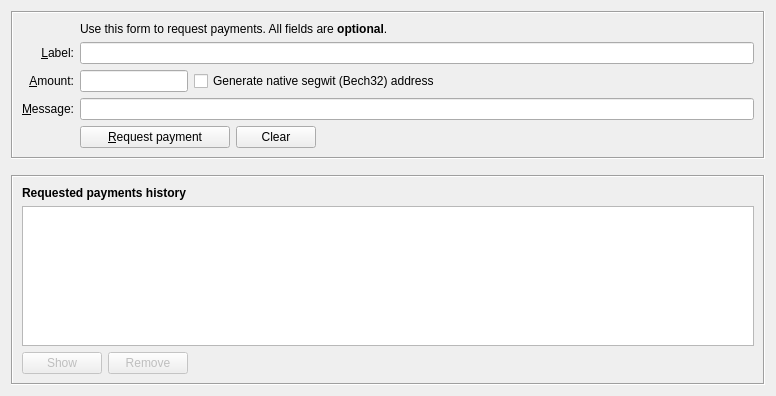
<?xml version="1.0" encoding="UTF-8"?>
<ui version="4.0">
 <class>ReceiveCoinsDialog</class>
 <widget class="QWidget" name="ReceiveCoinsDialog">
  <property name="geometry">
   <rect>
    <x>0</x>
    <y>0</y>
    <width>776</width>
    <height>396</height>
   </rect>
  </property>
  <layout class="QVBoxLayout" name="verticalLayout" stretch="0,0,1">
   <item>
    <widget class="QFrame" name="frame2">
     <property name="sizePolicy">
      <sizepolicy hsizetype="Preferred" vsizetype="Expanding">
       <horstretch>0</horstretch>
       <verstretch>0</verstretch>
      </sizepolicy>
     </property>
     <property name="frameShape">
      <enum>QFrame::Box</enum>
     </property>
     <property name="frameShadow">
      <enum>QFrame::Sunken</enum>
     </property>
     <layout class="QVBoxLayout" name="verticalLayout_3">
      <item>
       <layout class="QGridLayout" name="gridLayout">
        <item row="5" column="0">
         <widget class="QLabel" name="label">
          <property name="toolTip">
           <string>An optional amount to request. Leave this empty or zero to not request a specific amount.</string>
          </property>
          <property name="text">
           <string>&amp;Amount:</string>
          </property>
          <property name="alignment">
           <set>Qt::AlignRight|Qt::AlignTrailing|Qt::AlignVCenter</set>
          </property>
          <property name="buddy">
           <cstring>reqAmount</cstring>
          </property>
         </widget>
        </item>
        <item row="6" column="0">
         <widget class="QLabel" name="label_3">
          <property name="toolTip">
           <string>An optional message to attach to the payment request, which will be displayed when the request is opened. Note: The message will not be sent with the payment over the Bitcoin network.</string>
          </property>
          <property name="text">
           <string>&amp;Message:</string>
          </property>
          <property name="alignment">
           <set>Qt::AlignRight|Qt::AlignTrailing|Qt::AlignVCenter</set>
          </property>
          <property name="buddy">
           <cstring>reqMessage</cstring>
          </property>
         </widget>
        </item>
        <item row="4" column="2">
         <widget class="QLineEdit" name="reqLabel">
          <property name="toolTip">
           <string>An optional label to associate with the new receiving address.</string>
          </property>
         </widget>
        </item>
        <item row="2" column="2">
         <widget class="QLabel" name="label_5">
          <property name="text">
           <string>Use this form to request payments. All fields are &lt;b&gt;optional&lt;/b&gt;.</string>
          </property>
         </widget>
        </item>
        <item row="4" column="0">
         <widget class="QLabel" name="label_2">
          <property name="toolTip">
           <string>An optional label to associate with the new receiving address.</string>
          </property>
          <property name="text">
           <string>&amp;Label:</string>
          </property>
          <property name="alignment">
           <set>Qt::AlignRight|Qt::AlignTrailing|Qt::AlignVCenter</set>
          </property>
          <property name="buddy">
           <cstring>reqLabel</cstring>
          </property>
         </widget>
        </item>
        <item row="6" column="2">
         <widget class="QLineEdit" name="reqMessage">
          <property name="toolTip">
           <string>An optional message to attach to the payment request, which will be displayed when the request is opened. Note: The message will not be sent with the payment over the Bitcoin network.</string>
          </property>
         </widget>
        </item>
        <item row="7" column="2">
         <layout class="QHBoxLayout" name="horizontalLayout">
          <item>
           <widget class="QPushButton" name="receiveButton">
            <property name="minimumSize">
             <size>
              <width>150</width>
              <height>0</height>
             </size>
            </property>
            <property name="text">
             <string>&amp;Request payment</string>
            </property>
            <property name="icon">
             <iconset resource="../bitcoin.qrc">
              <normaloff>:/icons/receiving_addresses</normaloff>:/icons/receiving_addresses</iconset>
            </property>
           </widget>
          </item>
          <item>
           <widget class="QPushButton" name="clearButton">
            <property name="sizePolicy">
             <sizepolicy hsizetype="Minimum" vsizetype="Fixed">
              <horstretch>0</horstretch>
              <verstretch>0</verstretch>
             </sizepolicy>
            </property>
            <property name="toolTip">
             <string>Clear all fields of the form.</string>
            </property>
            <property name="text">
             <string>Clear</string>
            </property>
            <property name="icon">
             <iconset resource="../bitcoin.qrc">
              <normaloff>:/icons/remove</normaloff>:/icons/remove</iconset>
            </property>
            <property name="autoDefault">
             <bool>false</bool>
            </property>
           </widget>
          </item>
          <item>
           <spacer name="horizontalSpacer">
            <property name="orientation">
             <enum>Qt::Horizontal</enum>
            </property>
            <property name="sizeHint" stdset="0">
             <size>
              <width>40</width>
              <height>20</height>
             </size>
            </property>
           </spacer>
          </item>
         </layout>
        </item>
        <item row="7" column="0">
         <widget class="QLabel" name="label_7">
          <property name="text">
           <string/>
          </property>
         </widget>
        </item>
        <item row="5" column="2">
         <layout class="QHBoxLayout" name="horizontalLayout_6">
          <item>
           <widget class="BitcoinAmountField" name="reqAmount">
            <property name="sizePolicy">
             <sizepolicy hsizetype="Fixed" vsizetype="Fixed">
              <horstretch>0</horstretch>
              <verstretch>0</verstretch>
             </sizepolicy>
            </property>
            <property name="minimumSize">
             <size>
              <width>80</width>
              <height>0</height>
             </size>
            </property>
            <property name="maximumSize">
             <size>
              <width>1000</width>
              <height>100</height>
             </size>
            </property>
            <property name="toolTip">
             <string>An optional amount to request. Leave this empty or zero to not request a specific amount.</string>
            </property>
           </widget>
          </item>
          <item>
           <widget class="QCheckBox" name="useBech32">
            <property name="sizePolicy">
             <sizepolicy hsizetype="Fixed" vsizetype="Fixed">
              <horstretch>0</horstretch>
              <verstretch>0</verstretch>
             </sizepolicy>
            </property>
            <property name="maximumSize">
             <size>
              <width>1000</width>
              <height>16777215</height>
             </size>
            </property>
            <property name="focusPolicy">
             <enum>Qt::StrongFocus</enum>
            </property>
            <property name="toolTip">
             <string>Native segwit addresses (aka Bech32 or BIP-173) reduce your transaction fees later on and offer better protection against typos, but old wallets don't support them. When unchecked, an address compatible with older wallets will be created instead.</string>
            </property>
            <property name="text">
             <string>Generate native segwit (Bech32) address</string>
            </property>
           </widget>
          </item>
          <item>
           <spacer name="horizontalSpacer_3">
            <property name="orientation">
             <enum>Qt::Horizontal</enum>
            </property>
            <property name="sizeHint" stdset="0">
             <size>
              <width>0</width>
              <height>0</height>
             </size>
            </property>
           </spacer>
          </item>
         </layout>
        </item>
       </layout>
      </item>
     </layout>
    </widget>
   </item>
   <item>
    <spacer name="verticalSpacer_2">
     <property name="orientation">
      <enum>Qt::Vertical</enum>
     </property>
     <property name="sizeHint" stdset="0">
      <size>
       <width>20</width>
       <height>10</height>
      </size>
     </property>
    </spacer>
   </item>
   <item>
    <widget class="QFrame" name="frame">
     <property name="sizePolicy">
      <sizepolicy hsizetype="Preferred" vsizetype="Expanding">
       <horstretch>0</horstretch>
       <verstretch>0</verstretch>
      </sizepolicy>
     </property>
     <property name="frameShape">
      <enum>QFrame::Box</enum>
     </property>
     <property name="frameShadow">
      <enum>QFrame::Sunken</enum>
     </property>
     <layout class="QVBoxLayout" name="verticalLayout_2">
      <item>
       <widget class="QLabel" name="label_6">
        <property name="font">
         <font>
          <weight>75</weight>
          <bold>true</bold>
         </font>
        </property>
        <property name="text">
         <string>Requested payments history</string>
        </property>
       </widget>
      </item>
      <item>
       <widget class="QTableView" name="recentRequestsView">
        <property name="contextMenuPolicy">
         <enum>Qt::CustomContextMenu</enum>
        </property>
        <property name="tabKeyNavigation">
         <bool>false</bool>
        </property>
        <property name="sortingEnabled">
         <bool>true</bool>
        </property>
       </widget>
      </item>
      <item>
       <layout class="QHBoxLayout" name="horizontalLayout_2">
        <item>
         <widget class="QPushButton" name="showRequestButton">
          <property name="enabled">
           <bool>false</bool>
          </property>
          <property name="toolTip">
           <string>Show the selected request (does the same as double clicking an entry)</string>
          </property>
          <property name="text">
           <string>Show</string>
          </property>
          <property name="icon">
           <iconset resource="../bitcoin.qrc">
            <normaloff>:/icons/edit</normaloff>:/icons/edit</iconset>
          </property>
          <property name="autoDefault">
           <bool>false</bool>
          </property>
         </widget>
        </item>
        <item>
         <widget class="QPushButton" name="removeRequestButton">
          <property name="enabled">
           <bool>false</bool>
          </property>
          <property name="toolTip">
           <string>Remove the selected entries from the list</string>
          </property>
          <property name="text">
           <string>Remove</string>
          </property>
          <property name="icon">
           <iconset resource="../bitcoin.qrc">
            <normaloff>:/icons/remove</normaloff>:/icons/remove</iconset>
          </property>
          <property name="autoDefault">
           <bool>false</bool>
          </property>
         </widget>
        </item>
        <item>
         <spacer name="horizontalSpacer_2">
          <property name="orientation">
           <enum>Qt::Horizontal</enum>
          </property>
          <property name="sizeHint" stdset="0">
           <size>
            <width>40</width>
            <height>20</height>
           </size>
          </property>
         </spacer>
        </item>
       </layout>
      </item>
     </layout>
    </widget>
   </item>
  </layout>
 </widget>
 <customwidgets>
  <customwidget>
   <class>BitcoinAmountField</class>
   <extends>QLineEdit</extends>
   <header>qt/bitcoinamountfield.h</header>
   <container>1</container>
  </customwidget>
 </customwidgets>
 <tabstops>
  <tabstop>reqLabel</tabstop>
  <tabstop>reqAmount</tabstop>
  <tabstop>useBech32</tabstop>
  <tabstop>reqMessage</tabstop>
  <tabstop>receiveButton</tabstop>
  <tabstop>clearButton</tabstop>
  <tabstop>recentRequestsView</tabstop>
  <tabstop>showRequestButton</tabstop>
  <tabstop>removeRequestButton</tabstop>
 </tabstops>
 <resources>
  <include location="../bitcoin.qrc"/>
 </resources>
 <connections/>
</ui>
